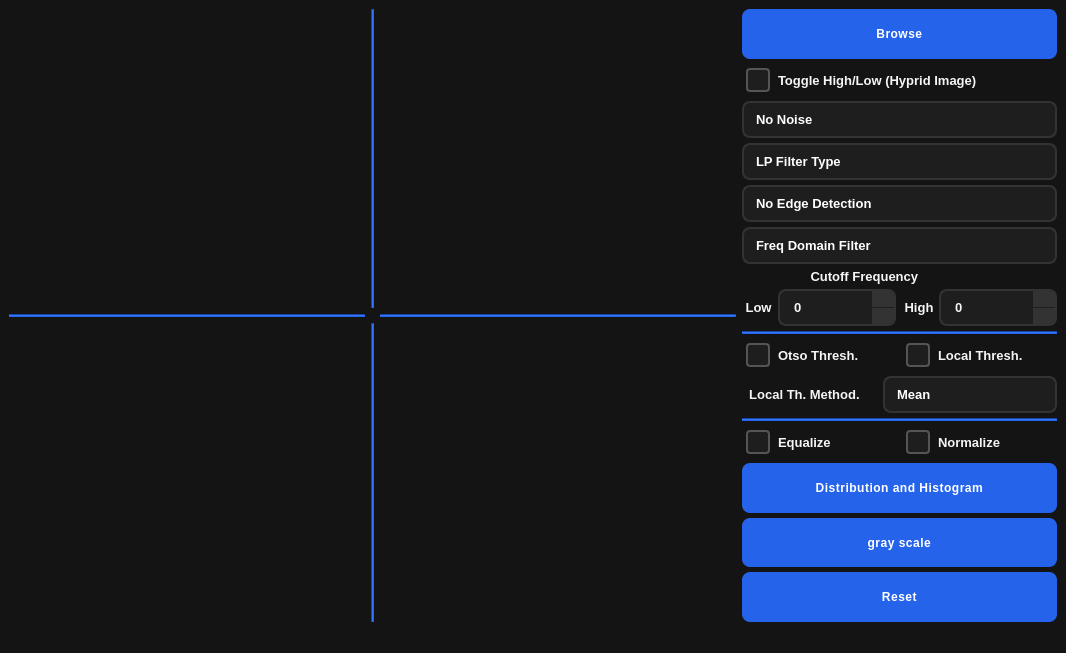
<?xml version="1.0" encoding="UTF-8"?>
<ui version="4.0">
 <class>MainWindow</class>
 <widget class="QMainWindow" name="MainWindow">
  <property name="geometry">
   <rect>
    <x>0</x>
    <y>0</y>
    <width>1066</width>
    <height>653</height>
   </rect>
  </property>
  <property name="windowTitle">
   <string>MainWindow</string>
  </property>
  <property name="styleSheet">
   <string notr="true">background-color: rgb(20, 20, 20);</string>
  </property>
  <widget class="QWidget" name="centralwidget">
   <property name="styleSheet">
    <string notr="true">/* Modern Application Style */
QMainWindow, QDialog {
    background-color: #121212;
    color: #f5f5f5;
    font-family: &quot;Inter&quot;, &quot;Roboto&quot;, &quot;Segoe UI&quot;, sans-serif;
    font-size: 10pt;
}

/* PyQtGraph Styling */
QWidget[class=&quot;PlotWidget&quot;] {
    background-color: #1e1e1e;
    border: 1px solid #333333;
    border-radius: 8px;
}

/* For plot background within the PyQtGraph widget */
/* Note: Apply these in Python code:
   plot.setBackground('#1e1e1e')
   plot.showGrid(x=True, y=True, alpha=0.2)
   plot.getAxis('bottom').setPen(color='#808080')
   plot.getAxis('left').setPen(color='#808080')
*/

/* Push Buttons */
QPushButton {
    background-color: #2563eb;
    color: white;
    border: none;
    padding: 8px 16px;
    border-radius: 8px;
    font-weight: 600;
    min-width: 90px;
    text-transform: uppercase;
    font-size: 9pt;
    letter-spacing: 0.5px;
}

QPushButton:hover {
    background-color: #3b82f6;
    transition: background-color 0.3s;
}

QPushButton:pressed {
    background-color: #1d4ed8;
}

QPushButton:disabled {
    background-color: #333333;
    color: #666666;
}

/* Combo Boxes */
QComboBox {
    border: 2px solid #333333;
    border-radius: 8px;
    padding: 8px 12px;
    background-color: #1e1e1e;
    color: #ffffff;
    selection-background-color: white;
    selection-color: white;
    min-width: 120px;
    font-family: &quot;Inter&quot;, &quot;Roboto&quot;, &quot;Segoe UI&quot;, sans-serif;
    font-size: 10pt;
    font-weight: 500;
}

QComboBox:hover {
    border: 2px solid #2563eb;
}

QComboBox:on {
    border: 2px solid #2563eb;
    background-color:  #1e1e1e;
	color: rgb(255, 255, 255);
}

QComboBox::drop-down {
    subcontrol-origin: padding;
    subcontrol-position: right;
    width: 24px;
    border-left: none;
}

QComboBox::down-arrow {
    width: 14px;
    height: 14px;
}

QComboBox QAbstractItemView {
    border: 2px solid #333333;
    selection-background-color: #2563eb;
    selection-color: white;
    background-color: #1e1e1e;
    outline: 0px;
    border-radius: 4px;
    padding: 4px;
}

/* Spin Box */
QSpinBox, QDoubleSpinBox {
    border: 2px solid #333333;
    border-radius: 8px;
    padding: 8px 12px;
    background-color: #1e1e1e;
    color: #f5f5f5;
    selection-background-color: #2563eb;
    selection-color: white;
    min-width: 90px;
 font-family: &quot;Inter&quot;, &quot;Roboto&quot;, &quot;Segoe UI&quot;, sans-serif;
    font-size: 10pt;
    font-weight: 500;
}

QSpinBox:hover, QDoubleSpinBox:hover {
    border: 2px solid #2563eb;
}

QSpinBox::up-button, QDoubleSpinBox::up-button {
    subcontrol-origin: border;
    subcontrol-position: top right;
    width: 22px;
    border-left: none;
    border-top-right-radius: 6px;
    background-color: #333333;
    margin-right: 2px;
    margin-top: 2px;
}

QSpinBox::down-button, QDoubleSpinBox::down-button {
    subcontrol-origin: border;
    subcontrol-position: bottom right;
    width: 22px;
    border-left: none;
    border-bottom-right-radius: 6px;
    background-color: #333333;
    margin-right: 2px;
    margin-bottom: 2px;
}

QSpinBox::up-button:hover, QSpinBox::down-button:hover,
QDoubleSpinBox::up-button:hover, QDoubleSpinBox::down-button:hover {
    background-color: #2563eb;
}

QSpinBox::up-arrow, QDoubleSpinBox::up-arrow {
    image: url(up-arrow.png);  /* Replace with path to your arrow icon */
    width: 12px;
    height: 12px;
}

QSpinBox::down-arrow, QDoubleSpinBox::down-arrow {
    image: url(down-arrow.png);  /* Replace with path to your arrow icon */
    width: 12px;
    height: 12px;
}

/* Additional Modern Styling */
QLabel {
    color: #f5f5f5;
 	font-family: &quot;Inter&quot;, &quot;Roboto&quot;, &quot;Segoe UI&quot;, sans-serif;
    font-size: 10pt;
    font-weight: 500;
}

QGroupBox {
    border: 2px solid #333333;
    border-radius: 8px;
    margin-top: 24px;
    font-weight: 600;
    padding-top: 16px;
}

QGroupBox::title {
    subcontrol-origin: margin;
    subcontrol-position: top left;
    padding: 0 10px;
    color: #3b82f6;
    font-size: 11pt;
}

/* Scrollbars */
QScrollBar:horizontal {
    border: none;
    background-color: #1e1e1e;
    height: 8px;
    margin: 0px 0px 0px 0px;
    border-radius: 4px;
}

QScrollBar:vertical {
    border: none;
    background-color: #1e1e1e;
    width: 8px;
    margin: 0px 0px 0px 0px;
    border-radius: 4px;
}

QScrollBar::handle:horizontal, QScrollBar::handle:vertical {
    background-color: #555555;
    border-radius: 4px;
    min-width: 30px;
    min-height: 30px;
}

QScrollBar::handle:horizontal:hover, QScrollBar::handle:vertical:hover {
    background-color: #2563eb;
}

QScrollBar::add-line:horizontal, QScrollBar::sub-line:horizontal,
QScrollBar::add-line:vertical, QScrollBar::sub-line:vertical {
    border: none;
    background: none;
    width: 0px;
    height: 0px;
}

/* Tooltip */
QToolTip {
    border: 1px solid #333333;
    background-color: #1e1e1e;
    color: #f5f5f5;
    padding: 5px;
    border-radius: 4px;
    opacity: 220;
}

/* Status Bar */
QStatusBar {
    background-color: #121212;
    color: #808080;
    border-top: 1px solid #333333;
}

/* Tab Widget */
QTabWidget::pane {
    border: 2px solid #333333;
    border-radius: 8px;
    top: -2px;
}

QTabBar::tab {
    background-color: #1e1e1e;
    color: #808080;
    border-top-left-radius: 6px;
    border-top-right-radius: 6px;
    padding: 8px 16px;
    margin-right: 4px;
}

QTabBar::tab:selected {
    background-color: #2563eb;
    color: white;
}

QTabBar::tab:hover:!selected {
    background-color: #262626;
    color: #f5f5f5;
}
/* Modern Checkbox Styling for Dark UI */
QCheckBox {
    spacing: 8px;
    color: #f5f5f5;
    font-family: &quot;Inter&quot;, &quot;Roboto&quot;, &quot;Segoe UI&quot;, sans-serif;
    font-size: 10pt;
    font-weight: 500;
    padding: 4px;
}

QCheckBox:hover {
    color: #ffffff;
}

QCheckBox::indicator {
    width: 20px;
    height: 20px;
    border-radius: 4px;
    border: 2px solid #555555;
    background-color: #1e1e1e;
}

QCheckBox::indicator:hover {
    border: 2px solid #3b82f6;
}

QCheckBox::indicator:unchecked {
    background-color: #1e1e1e;
}

QCheckBox::indicator:unchecked:hover {
    background-color: #262626;
    border: 2px solid #3b82f6;
}

QCheckBox::indicator:checked {
    background-color: #2563eb;
    border: 2px solid #2563eb;
    image: url(check.png); /* Replace with path to a white checkmark icon */
}

QCheckBox::indicator:checked:hover {
    background-color: #3b82f6;
    border: 2px solid #3b82f6;
}

QCheckBox::indicator:indeterminate {
    background-color: #4b5563;
    border: 2px solid #4b5563;
    image: url(dash.png); /* Replace with path to a white dash/minus icon */
}

QCheckBox::indicator:indeterminate:hover {
    background-color: #6b7280;
    border: 2px solid #6b7280;
}

QCheckBox:disabled {
    color: #6b7280;
}

QCheckBox::indicator:disabled {
    border: 2px solid #333333;
    background-color: #262626;
}</string>
   </property>
   <layout class="QGridLayout" name="gridLayout_2">
    <item row="0" column="0">
     <layout class="QHBoxLayout" name="horizontalLayout_5">
      <item>
       <layout class="QGridLayout" name="gridLayout_6">
        <item row="1" column="3">
         <widget class="Line" name="line_14">
          <property name="styleSheet">
           <string notr="true">    background-color: #2563eb;
</string>
          </property>
          <property name="orientation">
           <enum>Qt::Horizontal</enum>
          </property>
         </widget>
        </item>
        <item row="0" column="3">
         <widget class="PlotWidget" name="plot_second" native="true">
          <property name="sizePolicy">
           <sizepolicy hsizetype="Expanding" vsizetype="Expanding">
            <horstretch>0</horstretch>
            <verstretch>0</verstretch>
           </sizepolicy>
          </property>
         </widget>
        </item>
        <item row="2" column="1">
         <widget class="PlotWidget" name="plot_output" native="true">
          <property name="sizePolicy">
           <sizepolicy hsizetype="Expanding" vsizetype="Expanding">
            <horstretch>0</horstretch>
            <verstretch>0</verstretch>
           </sizepolicy>
          </property>
         </widget>
        </item>
        <item row="1" column="1">
         <widget class="Line" name="line_13">
          <property name="styleSheet">
           <string notr="true">    background-color: #2563eb;
</string>
          </property>
          <property name="orientation">
           <enum>Qt::Horizontal</enum>
          </property>
         </widget>
        </item>
        <item row="0" column="2">
         <widget class="Line" name="line_16">
          <property name="styleSheet">
           <string notr="true">    background-color: #2563eb;
</string>
          </property>
          <property name="orientation">
           <enum>Qt::Vertical</enum>
          </property>
         </widget>
        </item>
        <item row="0" column="1">
         <widget class="PlotWidget" name="plot_original" native="true">
          <property name="sizePolicy">
           <sizepolicy hsizetype="Expanding" vsizetype="Expanding">
            <horstretch>0</horstretch>
            <verstretch>0</verstretch>
           </sizepolicy>
          </property>
         </widget>
        </item>
        <item row="2" column="2">
         <widget class="Line" name="line_15">
          <property name="styleSheet">
           <string notr="true">    background-color: #2563eb;
</string>
          </property>
          <property name="orientation">
           <enum>Qt::Vertical</enum>
          </property>
         </widget>
        </item>
        <item row="2" column="3">
         <widget class="PlotWidget" name="plot_hyprid" native="true">
          <property name="sizePolicy">
           <sizepolicy hsizetype="Expanding" vsizetype="Expanding">
            <horstretch>0</horstretch>
            <verstretch>0</verstretch>
           </sizepolicy>
          </property>
         </widget>
        </item>
       </layout>
      </item>
      <item>
       <layout class="QVBoxLayout" name="verticalLayout_4">
        <property name="spacing">
         <number>5</number>
        </property>
        <property name="sizeConstraint">
         <enum>QLayout::SetDefaultConstraint</enum>
        </property>
        <item>
         <widget class="QPushButton" name="pushButton_browse">
          <property name="maximumSize">
           <size>
            <width>16777215</width>
            <height>50</height>
           </size>
          </property>
          <property name="text">
           <string>Browse</string>
          </property>
         </widget>
        </item>
        <item>
         <widget class="QCheckBox" name="checkBox_toggle">
          <property name="text">
           <string>Toggle High/Low (Hyprid Image)</string>
          </property>
         </widget>
        </item>
        <item>
         <widget class="QComboBox" name="comboBox_noise">
          <item>
           <property name="text">
            <string>No Noise</string>
           </property>
          </item>
          <item>
           <property name="text">
            <string>Gaussian Noise</string>
           </property>
          </item>
          <item>
           <property name="text">
            <string>Salt &amp; Pepper Noise</string>
           </property>
          </item>
          <item>
           <property name="text">
            <string>Uniform Noise</string>
           </property>
          </item>
         </widget>
        </item>
        <item>
         <widget class="QComboBox" name="comboBox_lowpass">
          <item>
           <property name="text">
            <string>LP Filter Type</string>
           </property>
          </item>
          <item>
           <property name="text">
            <string>Gaussian</string>
           </property>
          </item>
          <item>
           <property name="text">
            <string>Average</string>
           </property>
          </item>
          <item>
           <property name="text">
            <string>Median</string>
           </property>
          </item>
         </widget>
        </item>
        <item>
         <widget class="QComboBox" name="comboBox_edge">
          <item>
           <property name="text">
            <string>No Edge Detection</string>
           </property>
          </item>
          <item>
           <property name="text">
            <string>Sobel Mask</string>
           </property>
          </item>
          <item>
           <property name="text">
            <string>Roberts Mask</string>
           </property>
          </item>
          <item>
           <property name="text">
            <string>Canny Mask</string>
           </property>
          </item>
          <item>
           <property name="text">
            <string>Prewitt Mask</string>
           </property>
          </item>
         </widget>
        </item>
        <item>
         <widget class="QComboBox" name="comboBox_freq">
          <item>
           <property name="text">
            <string>Freq Domain Filter</string>
           </property>
          </item>
          <item>
           <property name="text">
            <string>Low Pass Filter</string>
           </property>
          </item>
          <item>
           <property name="text">
            <string>High Pass Filter</string>
           </property>
          </item>
         </widget>
        </item>
        <item>
         <widget class="QLabel" name="label_3">
          <property name="sizePolicy">
           <sizepolicy hsizetype="Preferred" vsizetype="Fixed">
            <horstretch>0</horstretch>
            <verstretch>0</verstretch>
           </sizepolicy>
          </property>
          <property name="text">
           <string>                   Cutoff Frequency</string>
          </property>
         </widget>
        </item>
        <item>
         <layout class="QHBoxLayout" name="horizontalLayout_2">
          <item>
           <widget class="QLabel" name="label">
            <property name="text">
             <string> Low</string>
            </property>
           </widget>
          </item>
          <item>
           <widget class="QSpinBox" name="spinBox_lowcutoff">
            <property name="minimumSize">
             <size>
              <width>118</width>
              <height>20</height>
             </size>
            </property>
            <property name="maximumSize">
             <size>
              <width>50</width>
              <height>16777215</height>
             </size>
            </property>
           </widget>
          </item>
          <item>
           <widget class="QLabel" name="label_2">
            <property name="text">
             <string> High</string>
            </property>
           </widget>
          </item>
          <item>
           <widget class="QSpinBox" name="spinBox_highcutoff">
            <property name="sizePolicy">
             <sizepolicy hsizetype="Minimum" vsizetype="Fixed">
              <horstretch>0</horstretch>
              <verstretch>0</verstretch>
             </sizepolicy>
            </property>
            <property name="minimumSize">
             <size>
              <width>118</width>
              <height>20</height>
             </size>
            </property>
            <property name="maximumSize">
             <size>
              <width>50</width>
              <height>16777215</height>
             </size>
            </property>
           </widget>
          </item>
         </layout>
        </item>
        <item>
         <layout class="QVBoxLayout" name="verticalLayout">
          <item>
           <widget class="Line" name="line_18">
            <property name="styleSheet">
             <string notr="true">    background-color: #2563eb;
</string>
            </property>
            <property name="orientation">
             <enum>Qt::Horizontal</enum>
            </property>
           </widget>
          </item>
          <item>
           <layout class="QHBoxLayout" name="horizontalLayout">
            <item>
             <widget class="QCheckBox" name="checkBox_global">
              <property name="text">
               <string>Otso Thresh.</string>
              </property>
             </widget>
            </item>
            <item>
             <widget class="QCheckBox" name="checkBox_local">
              <property name="text">
               <string>Local Thresh.</string>
              </property>
             </widget>
            </item>
           </layout>
          </item>
          <item>
           <layout class="QHBoxLayout" name="horizontalLayout_3">
            <item>
             <widget class="QLabel" name="label_4">
              <property name="sizePolicy">
               <sizepolicy hsizetype="Preferred" vsizetype="Fixed">
                <horstretch>0</horstretch>
                <verstretch>0</verstretch>
               </sizepolicy>
              </property>
              <property name="text">
               <string>  Local Th. Method.</string>
              </property>
             </widget>
            </item>
            <item>
             <widget class="QComboBox" name="comboBox_localmethod">
              <item>
               <property name="text">
                <string>Mean</string>
               </property>
              </item>
              <item>
               <property name="text">
                <string>Gaussian</string>
               </property>
              </item>
             </widget>
            </item>
           </layout>
          </item>
          <item>
           <widget class="Line" name="line_17">
            <property name="styleSheet">
             <string notr="true">    background-color: #2563eb;
</string>
            </property>
            <property name="orientation">
             <enum>Qt::Horizontal</enum>
            </property>
           </widget>
          </item>
          <item>
           <layout class="QHBoxLayout" name="horizontalLayout_6">
            <item>
             <widget class="QCheckBox" name="checkBox_equalize">
              <property name="text">
               <string>Equalize             </string>
              </property>
             </widget>
            </item>
            <item>
             <widget class="QCheckBox" name="checkBox_normalize">
              <property name="text">
               <string>Normalize</string>
              </property>
             </widget>
            </item>
           </layout>
          </item>
         </layout>
        </item>
        <item>
         <widget class="QPushButton" name="pushButton_disthist">
          <property name="maximumSize">
           <size>
            <width>16777215</width>
            <height>50</height>
           </size>
          </property>
          <property name="text">
           <string>Distribution and Histogram</string>
          </property>
         </widget>
        </item>
        <item>
         <widget class="QPushButton" name="pushButton_grayscale">
          <property name="maximumSize">
           <size>
            <width>16777215</width>
            <height>50</height>
           </size>
          </property>
          <property name="text">
           <string>gray scale</string>
          </property>
         </widget>
        </item>
        <item>
         <widget class="QPushButton" name="pushButton_reset">
          <property name="sizePolicy">
           <sizepolicy hsizetype="Minimum" vsizetype="Fixed">
            <horstretch>0</horstretch>
            <verstretch>0</verstretch>
           </sizepolicy>
          </property>
          <property name="maximumSize">
           <size>
            <width>16777215</width>
            <height>50</height>
           </size>
          </property>
          <property name="text">
           <string>Reset</string>
          </property>
         </widget>
        </item>
       </layout>
      </item>
     </layout>
    </item>
   </layout>
  </widget>
  <widget class="QMenuBar" name="menubar">
   <property name="geometry">
    <rect>
     <x>0</x>
     <y>0</y>
     <width>1066</width>
     <height>26</height>
    </rect>
   </property>
  </widget>
  <widget class="QStatusBar" name="statusbar"/>
 </widget>
 <customwidgets>
  <customwidget>
   <class>PlotWidget</class>
   <extends>QWidget</extends>
   <header>pyqtgraph</header>
   <container>1</container>
  </customwidget>
 </customwidgets>
 <resources/>
 <connections/>
</ui>
